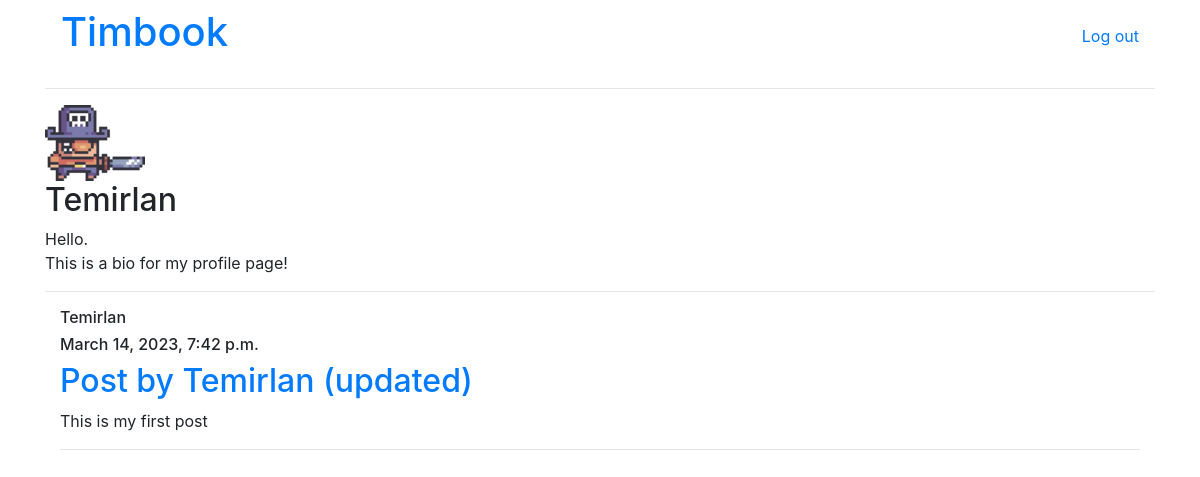
The app's page /users/Temirlan/, older data.
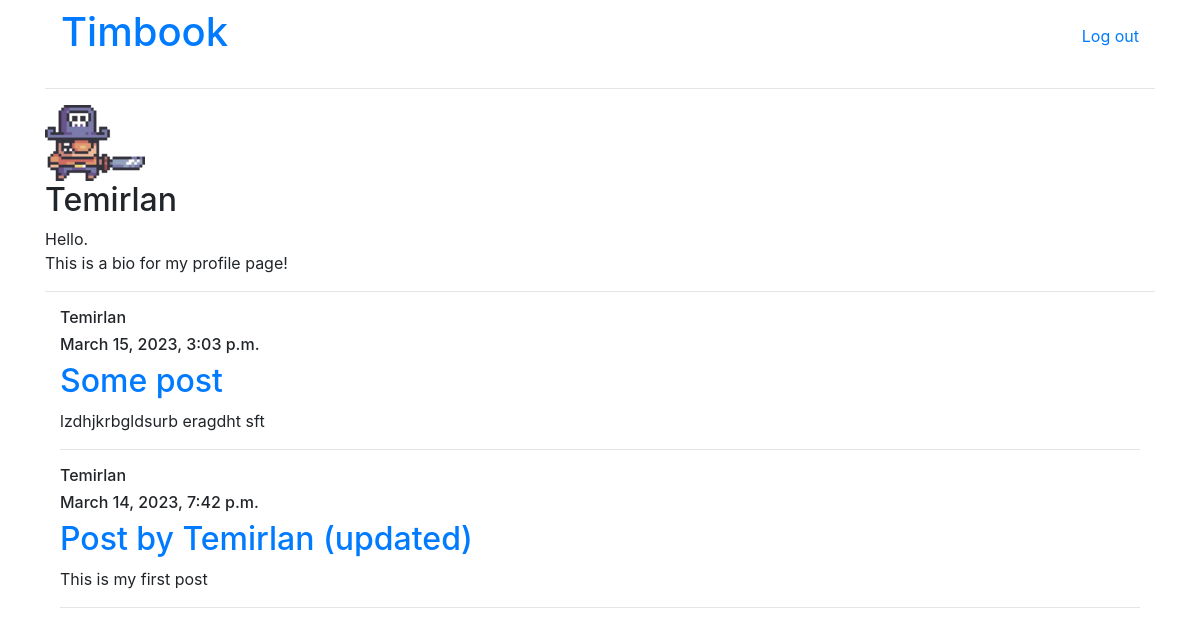
The same page, newer data.
### newsfeed/models.py (models this page shows, shortened)
class Post(models.Model):
    author = models.ForeignKey(User, on_delete=models.CASCADE)
    title = models.CharField(max_length=100)
    content = models.TextField()
    date_posted = models.DateTimeField(default=timezone.now)

### users/views.py (the view)
# urls.py: path('<str:username>/', UserPostListView.as_view(), name="profile"),
class UserPostListView(ListView):
    model = Post
    template_name = "users/profile.html"
    context_object_name = "posts"
    def get_queryset(self):
        user = get_object_or_404(User, username=self.kwargs.get('username'))
        return Post.objects.filter(author=user).order_by('-date_posted')
    def get_context_data(self, **kwargs):
        context = super().get_context_data(**kwargs)
        username = self.kwargs['username']
        user = get_object_or_404(User, username=username)
        context['profile_user'] = user
        return context

### users/templates/users/profile.html (shortened to what this page needs)
{%  extends "newsfeed/layout.html" %}
{% block body %}
    <div class="navbar">
        <a href="{% url 'newsfeed:main' %}"><h1>Timbook</h1></a>
        <a href="{% url 'users:logout' %}">Log out</a>
    </div>
    <hr>
    <img src="{{ profile_user.profile.image.url }}" width="100px">
    <h2>{{ profile_user.username }}</h2>
    <p>{{ profile_user.profile.bio|linebreaksbr|add:' '|safe }}</p>
    <hr>
    {% for post in posts %}
        <div class="container">
            <h6>{{ post.author }}</h6>
            <h6>{{ post.date_posted }}</h6>
            <a href="{% url 'newsfeed:post_detail' post.id %}"><h2>{{ post.title }}</h2></a>
            <p>{{ post.content|linebreaksbr|add:' '|safe }}</p>
            <hr>
        </div>
    {% endfor %}
{% endblock %}

Row changes from the older to the newer data that the page shows:
added Post: author "Temirlan", date_posted "March 15, 2023, 3:03 p.m.", title "Some post", content|add "lzdhjkrbgldsurb eragdht sft"
